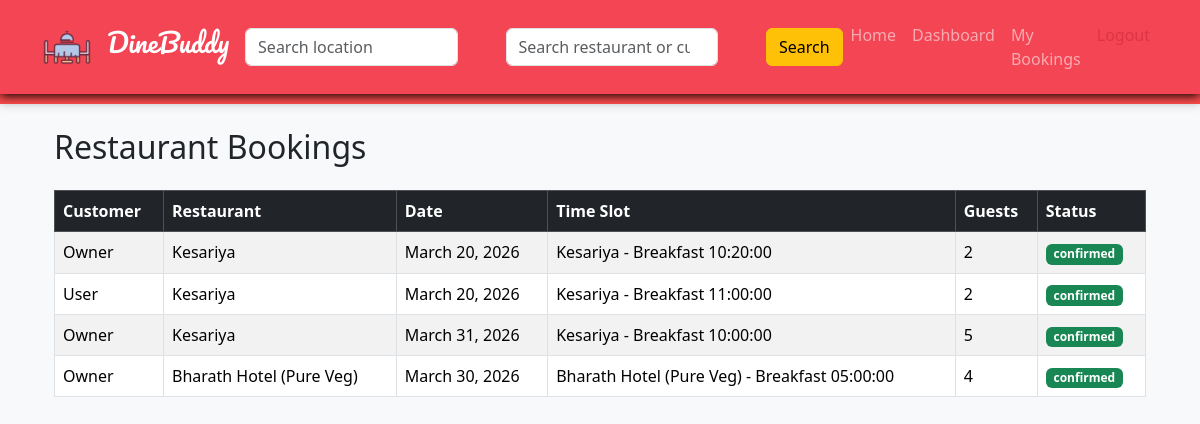
The app's page /bookings/owner/bookings/ (signed in) with its own data.
### restaurant_app/models.py (models this page shows, shortened)
class Booking(models.Model):
    user = models.ForeignKey(User,on_delete=models.CASCADE)
    restaurant = models.ForeignKey(Restaurant,on_delete=models.CASCADE)
    table = models.ForeignKey(Table,on_delete=models.CASCADE, null=True, blank=True)
    timeslot = models.ForeignKey(TimeSlot,on_delete=models.CASCADE, null=True, blank=True)
    date = models.DateField()
    guests = models.IntegerField()
    status = models.CharField(max_length=20,default="confirmed")
    created_at = models.DateTimeField(auto_now_add=True)

class Restaurant(models.Model):
    owner = models.ForeignKey(User,on_delete=models.CASCADE)
    name = models.CharField(max_length=200)
    location = models.CharField(max_length=200)
    cuisine = models.CharField(max_length=200)
    image = models.ImageField(upload_to='restaurant_images/')
    description = models.TextField()
    opening_time = models.TimeField()
    closing_time = models.TimeField()
    slot_duration = models.IntegerField(default=15)

class TimeSlot(models.Model):
    restaurant = models.ForeignKey(Restaurant,on_delete=models.CASCADE)
    meal_type = models.CharField(max_length=20)
    time = models.TimeField(null=True, blank=True)
    start_time = models.TimeField(null=True, blank=True)
    end_time = models.TimeField(null=True, blank=True)
    def __str__(self):
        return f"{self.restaurant.name} - {self.meal_type} {self.time}"

### bookings_app/views.py (the view)
# urls.py: path('owner/bookings/',view_bookings,name='view_bookings'),
@login_required
def view_bookings(request):
    bookings = Booking.objects.filter(restaurant__owner=request.user)
    return render(request,'owner/view_bookings.html',{'bookings':bookings})

### templates/owner/view_bookings.html
{% extends 'base.html' %}
{% block content %}
<div class="container mt-4">
<h2 class="mb-4">Restaurant Bookings</h2>
<table class="table table-bordered table-striped">
<thead class="table-dark">
<tr>
<th>Customer</th>
<th>Restaurant</th>
<th>Date</th>
<th>Time Slot</th>
<th>Guests</th>
<th>Status</th>
</tr>
</thead>
<tbody>
{% for booking in bookings %}
<tr>
<td>{{ booking.user.username }}</td>
<td>{{ booking.restaurant.name }}</td>
<td>{{ booking.date }}</td>
<td>{{ booking.timeslot }}</td>
<td>{{ booking.guests }}</td>
<td>
<span class="badge bg-success">
{{ booking.status }}
</span>
</td>
</tr>
{% empty %}
<tr>
<td colspan="6" class="text-center">
No bookings available
</td>
</tr>
{% endfor %}
</tbody>
</table>
</div>
{% endblock %}

### static/css/style.css (style rules this page uses)
body { padding-top: 80px; background-color: #f8f9fa; }

### static/css/base.css (style rules this page uses)
body { padding-top: 80px; }

### records on screen
Booking: user.username "Owner", restaurant.name "Kesariya", date "March 20, 2026", timeslot "Kesariya - Breakfast 10:20:00", guests "2", status "confirmed"
Booking: user.username "User", restaurant.name "Kesariya", date "March 20, 2026", timeslot "Kesariya - Breakfast 11:00:00", guests "2", status "confirmed"
Booking: user.username "Owner", restaurant.name "Kesariya", date "March 31, 2026", timeslot "Kesariya - Breakfast 10:00:00", guests "5", status "confirmed"
Booking: user.username "Owner", restaurant.name "Bharath Hotel (Pure Veg)", date "March 30, 2026", timeslot "Bharath Hotel (Pure Veg) - Breakfast 05:00:00", guests "4", status "confirmed"
